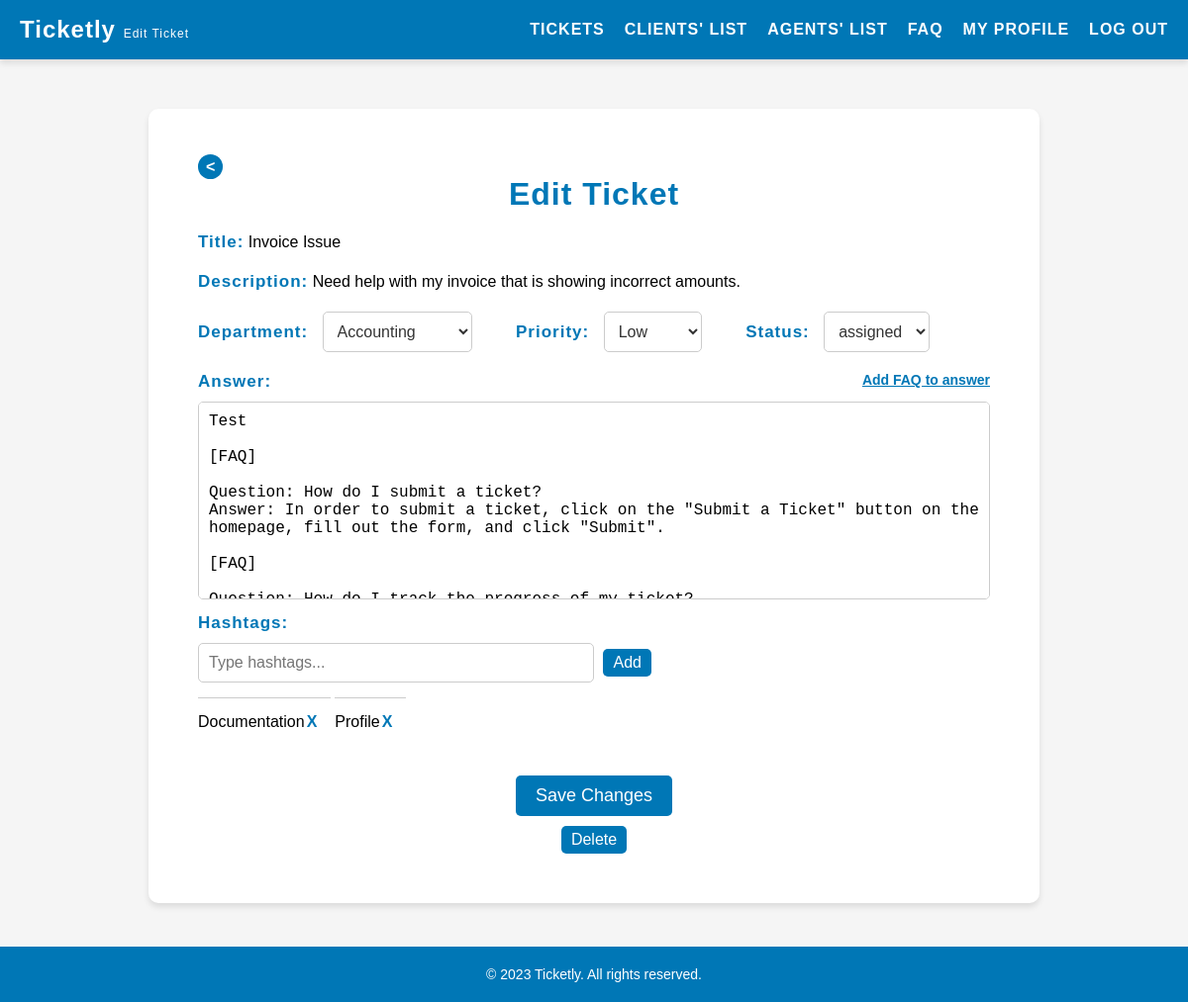
/pages/editTicket.php?id=1 (signed in), run on an earlier commit of the app's database.
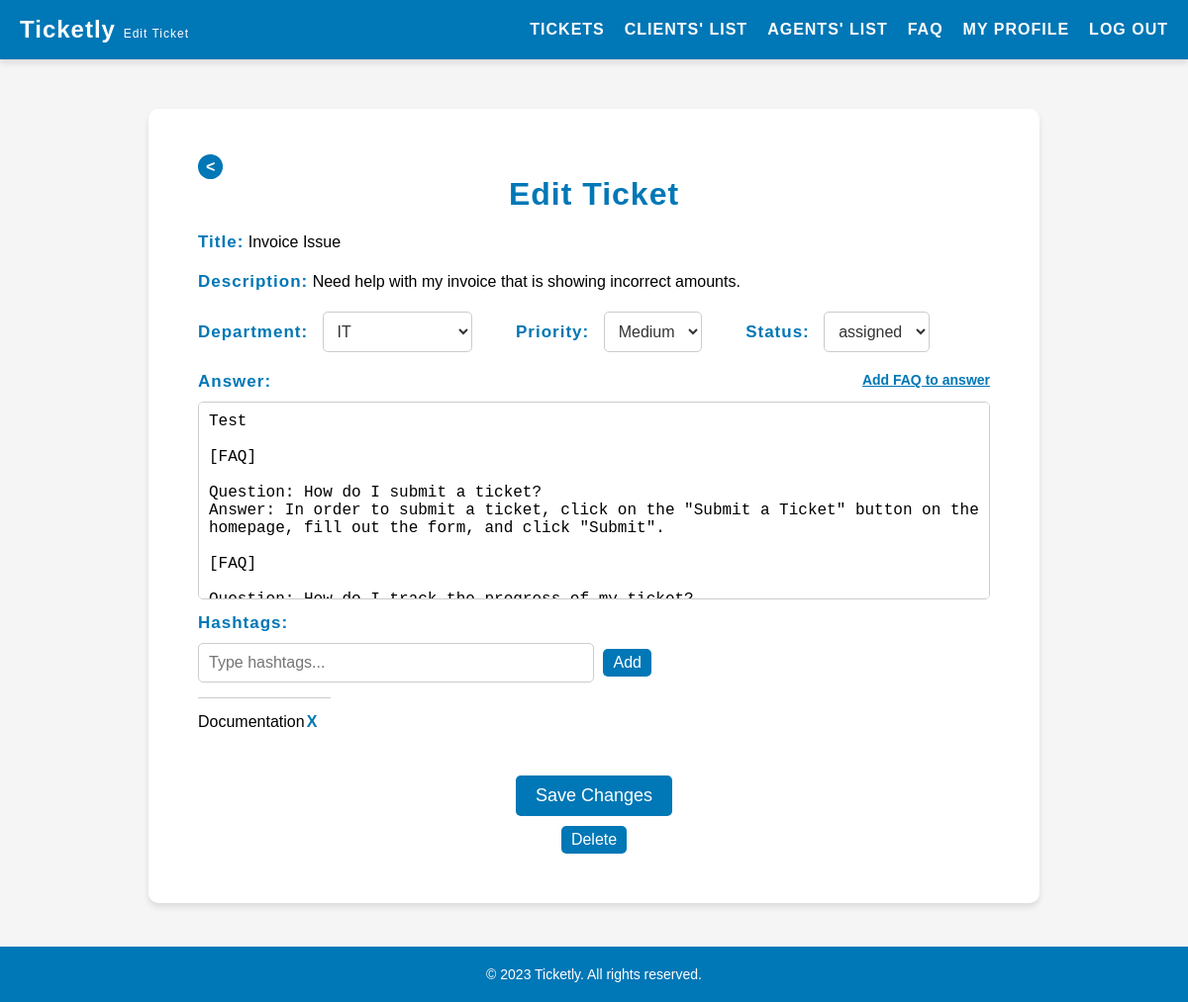
And on a later commit of the database.
### tables this page shows
CREATE TABLE ticket_hashtags (
    ticket_id INTEGER NOT NULL,
    hashtag_id INTEGER NOT NULL,
    PRIMARY KEY (ticket_id, hashtag_id),
    FOREIGN KEY(ticket_id) REFERENCES tickets(id),
    FOREIGN KEY(hashtag_id) REFERENCES hashtags(id)
);

CREATE TABLE hashtags (
    id INTEGER PRIMARY KEY AUTOINCREMENT,
    name VARCHAR(255) NOT NULL UNIQUE
);

### pages/editTicket.php (called while the page is built, shortened)
<?php
    require_once(__DIR__ . '/../utils/session.php');
    $session = new Session();
    require_once(__DIR__ . '/../templates/editTicket.tpl.php');
    drawEditTicket($session);
?>

### database/departments.class.php (called while the page is built, shortened)
<?php
    class Departments {
        public function __construct(?int $id, string $name) {
            $this->id = $id;
            $this->name = $name;
        }
    }
    function getDepartments(PDO $db): array {
        $stmt = $db->prepare('SELECT * FROM departments');
        $stmt->execute();
        $departments = array();
        while ($row = $stmt->fetch(PDO::FETCH_ASSOC)) {
            $departments[] = new Departments(
                (int) $row['id'],
                $row['name']
            );
        }
        return $departments;
    }
?>

### database/tickets.class.php (called while the page is built, shortened)
<?php
    require_once __DIR__ . '/../database/hashtags.class.php';
    class Tickets {
        public function __construct(?int $id, string $title, string $description, ?string $answer, int $clientId, ?int $agentId, int $statusId = 1, string $priority = 'medium', ?int $departmentId) {
            $this->id = $id;
            $this->statusId = $statusId;
            $this->priority = $priority;
            $this->createdAt = date('Y-m-d H:i:s');
            $this->departmentId = $departmentId;
        }
    }
    function getTicketEditData(PDO $db, ?int $ticketId): ?Tickets {
        $stmt = $db->prepare('SELECT * FROM tickets WHERE id = :ticketId');
        $stmt->bindValue(':ticketId', $ticketId, PDO::PARAM_INT);
        $stmt->execute();
        $row = $stmt->fetch(PDO::FETCH_ASSOC);
        $id = isset($row['id']) ? (int) $row['id'] : null;
        $title = isset($row['title']) ? $row['title'] : null;
        $description = isset($row['description']) ? $row['description'] : null;
        $answer = isset($row['answer']) ? $row['answer'] : null;
        $clientId = isset($row['client_id']) ? (int) $row['client_id'] : null;
        $agentId = isset($row['agent_id']) ? (int) $row['agent_id'] : null;
        $statusId = isset($row['status_id']) ? (int) $row['status_id'] : null;
        $priority = isset($row['priority']) ? $row['priority'] : null;
        $departmentId = isset($row['department_id']) ? (int) $row['department_id'] : null;
        return new Tickets($id, $title, $description, $answer, $clientId, $agentId, $statusId, $priority, $departmentId);
    }
?>

### utils/session.php (called while the page is built, shortened)
<?php class Session {
    public function __construct() {
        $this->role = $_SESSION['role'] ?? '';
    }
} ?>

### database/status.class.php (called while the page is built, shortened)
<?php
    class Status {
        public function __construct(?int $id, string $name) {
            $this->id = $id;
            $this->name = $name;
        }
    }
    function getStatus(PDO $db): array {
        $stmt = $db->prepare('SELECT * FROM status');
        $stmt->execute();
        $status = array();
        while ($row = $stmt->fetch(PDO::FETCH_ASSOC)) {
            $status[] = new Status(
                (int) $row['id'],
                $row['name']
            );
        }
        return $status;
    }
?>

### database/ticketHashtags.class.php (called while the page is built, shortened)
<?php
    class TicketHashtags {
        public function __construct(int $ticketId, int $hashtagId) {
            $this->hashtagId = $hashtagId;
        }
    }
    function getTicketHashtags(PDO $db, int $ticketId): array {
        $stmt = $db->prepare('SELECT * FROM ticket_hashtags WHERE ticket_id = :ticketId');
        $stmt->bindValue(':ticketId', $ticketId, PDO::PARAM_INT);
        $stmt->execute();
        $ticketHashtags = [];
        while ($row = $stmt->fetch(PDO::FETCH_ASSOC)) {
            $ticketHashtags[] = new TicketHashtags(
                (int) $row['ticket_id'],
                (int) $row['hashtag_id']
            );
        }
        return $ticketHashtags;
    }
?>

### database/hashtags.class.php (called while the page is built, shortened)
<?php
    function getHashtagsNameById(PDO $db, int $id): string {
        $stmt = $db->prepare('SELECT name FROM hashtags WHERE id = :id');
        $stmt->bindValue(':id', $id, PDO::PARAM_INT);
        $stmt->execute();
        $row = $stmt->fetch(PDO::FETCH_ASSOC);
        if ($row) {
            return $row['name'];
        }
        return '';
    }
?>

### templates/editTicket.tpl.php (the view, shortened to what the changed rows need)
<?php function drawEditTicket(Session $session, $title_error = '', $description_error = '') {
    require_once '../database/connection.db.php';
    require_once '../database/tickets.class.php';
    require_once '../database/faqs.class.php';
    require_once '../database/ticketHashtags.class.php';
    $db = getDatabaseConnection();
    if (isset($_POST['ticket_id'])) {
        $ticketId = (int)$_POST['ticket_id'];
    } elseif (isset($_GET['id'])) {
        $ticketId = (int)$_GET['id'];
    } else {
        exit('Invalid ticket ID');
    }
    $ticket = getTicketEditData($db, (int)$ticketId);
    ?>
    <!DOCTYPE html>
    <html>
        <head>
            <link rel="stylesheet" href="../style/editTicket.css">
        </head>
        <body>
            <?php include '../templates/header.tpl.php';?>
            <main>
                <h2>Edit Ticket</h2>
                <form action="../actions/action_editTicket.php?id=<?php echo $ticketId; ?>" method="post">
                    <div>
                        <label for="department">Department:</label>
                        <select id="department" name="department_id">
                            <?php
                            include_once '../database/departments.class.php';
                            $db = getDatabaseConnection();
                            $departments = getDepartments($db);
                            foreach ($departments as $department) {
                                $selected = ($department->id === $ticket->departmentId) ? 'selected' : '';
                                echo '<option value="' . $department->id . '" ' . $selected . '>' . $department->name . '</option>';
                            }
                            ?>
                        </select>
                        <?php if ($session->role !== 'client') : ?>
                            <label for="priority">Priority:</label>
                            <select id="priority" name="priority">
                                <?php
                                $priorities = array('low', 'medium', 'high');
                                foreach ($priorities as $priority) {
                                    $selected = ($priority === $ticket->priority) ? 'selected' : '';
                                    echo '<option value="' . $priority . '" ' . $selected . '>' . ucfirst($priority) . '</option>';
                                }
                                ?>
                            </select>
                            <label for="status">Status:</label>
                            <select id="status" name="status_id">
                                <?php
                                include_once '../database/status.class.php';
                                $db = getDatabaseConnection();
                                $statuses = getStatus($db);
                                foreach ($statuses as $status) {
                                    $selected = ($status->id === $ticket->statusId) ? 'selected' : '';
                                    echo '<option value="' . $status->id . '" ' . $selected . '>' . $status->name . '</option>';
                                }
                                ?>
                            </select>
                        <?php endif; ?>
                    </div>
                    <div class="form-answer">
                        <?php if ($session->role !== 'client') : ?>
                            <div>
                                <div id="hashtags-container">
                                    <?php
                                    $ticketHashtags = getTicketHashtags($db, $ticket->id);
                                    foreach ($ticketHashtags as $hashtag) {
                                        $hashtagName = getHashtagsNameById($db, $hashtag->hashtagId);
                                        echo '<span class="hashtag">' . $hashtagName . '<button class="remove-hashtag" type="button">X</button></span>';
                                    }
                                    ?>
                                </div>
                            </div>
                        <?php else: ?>
                            <label for="answer">Answer:</label>
                            <span id="answer-display"><?php echo htmlspecialchars($ticket->answer); ?></span>
                            <input type="hidden" name="answer" value="<?php echo htmlspecialchars($ticket->answer); ?>">
                        <?php endif; ?>
                    </div>
                </form>
            </main>
            <?php include '../templates/footer.tpl.php'; ?>
        </body>
    </html>
<?php } ?>

What changed in the data, as far as the page shows it:
removed ticket_hashtags: hashtag.name "Profile"
Also different on the page:
form field department_id: "Accounting" → "IT"
form field priority: "Low" → "Medium"
